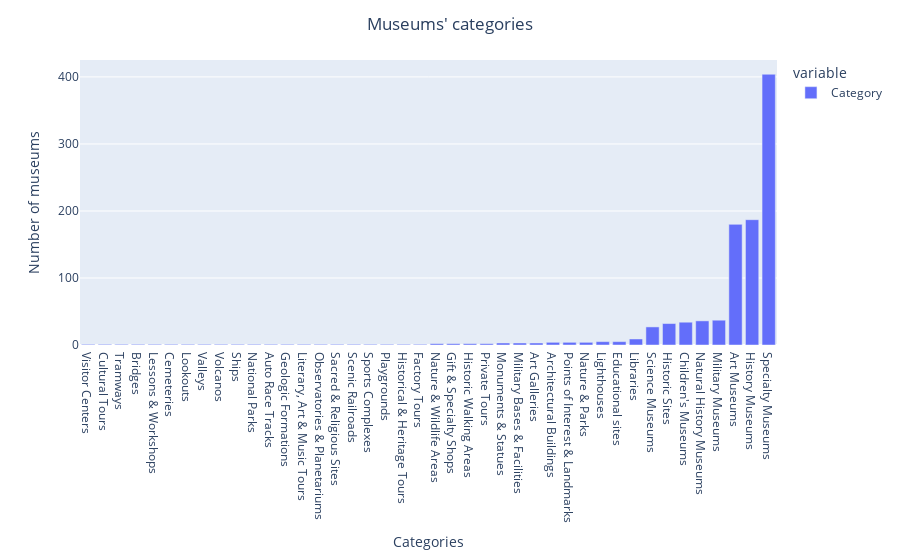

The notebook cell saved with this chart:
### Markdown cell above
**Almost all museums' ratings are around 4-5.** The distribution of number of reviews, features and perks is right-skewed, even when removing some outliers.

### Code cell
fig = px.bar(museums['Category'].value_counts(ascending=True))

fig.update_layout(
    title={
        'text': "Museums' categories",
        'x':0.5},

    xaxis_title="Categories",
    yaxis_title="Number of museums")

fig.show()

### Figure 1 — Plotly figure (JSON) as saved in the notebook; plotly's stock layout.template omitted (floating-point values rounded to 4 significant figures)
{"data": [{"alignmentgroup": "True", "hovertemplate": "variable=Category<br>index=%{x}<br>value=%{y}<extra></extra>", "legendgroup": "Category", "marker": {"color": "#636efa", "pattern": {"shape": ""}}, "name": "Category", "offsetgroup": "Category", "orientation": "v", "showlegend": true, "textposition": "auto", "type": "bar", "x": ["Visitor Centers", "Cultural Tours", "Tramways", "Bridges", "Lessons & Workshops", "Cemeteries", "Lookouts", "Valleys", "Volcanos", "Ships", "National Parks", "Auto Race Tracks", "Geologic Formations", "Literary, Art & Music Tours", "Observatories & Planetariums", "Sacred & Religious Sites", "Scenic Railroads", "Sports Complexes", "Playgrounds", "Historical & Heritage Tours", "Factory Tours", "Nature & Wildlife Areas", "Gift & Specialty Shops", "Historic Walking Areas", "Private Tours", "Monuments & Statues", "Military Bases & Facilities", "Art Galleries", "Architectural Buildings", "Points of Interest & Landmarks", "Nature & Parks", "Lighthouses", "Educational sites", "Libraries", "Science Museums", "Historic Sites", "Children's Museums", "Natural History Museums", "Military Museums", "Art Museums", "History Museums", "Specialty Museums"], "xaxis": "x", "y": [1, 1, 1, 1, 1, 1, 1, 1, 1, 1, 1, 1, 1, 1, 1, 1, 1, 1, 1, 1, 1, 2, 2, 2, 2, 3, 3, 3, 4, 4, 4, 5, 5, 9, 27, 32, 34, 36, 37, 180, 187, 404], "yaxis": "y"}], "layout": {"barmode": "relative", "legend": {"title": {"text": "variable"}, "tracegroupgap": 0}, "margin": {"t": 60}, "title": {"text": "Museums' categories", "x": 0.5}, "xaxis": {"anchor": "y", "domain": [0, 1], "title": {"text": "Categories"}}, "yaxis": {"anchor": "x", "domain": [0, 1], "title": {"text": "Number of museums"}}}}
